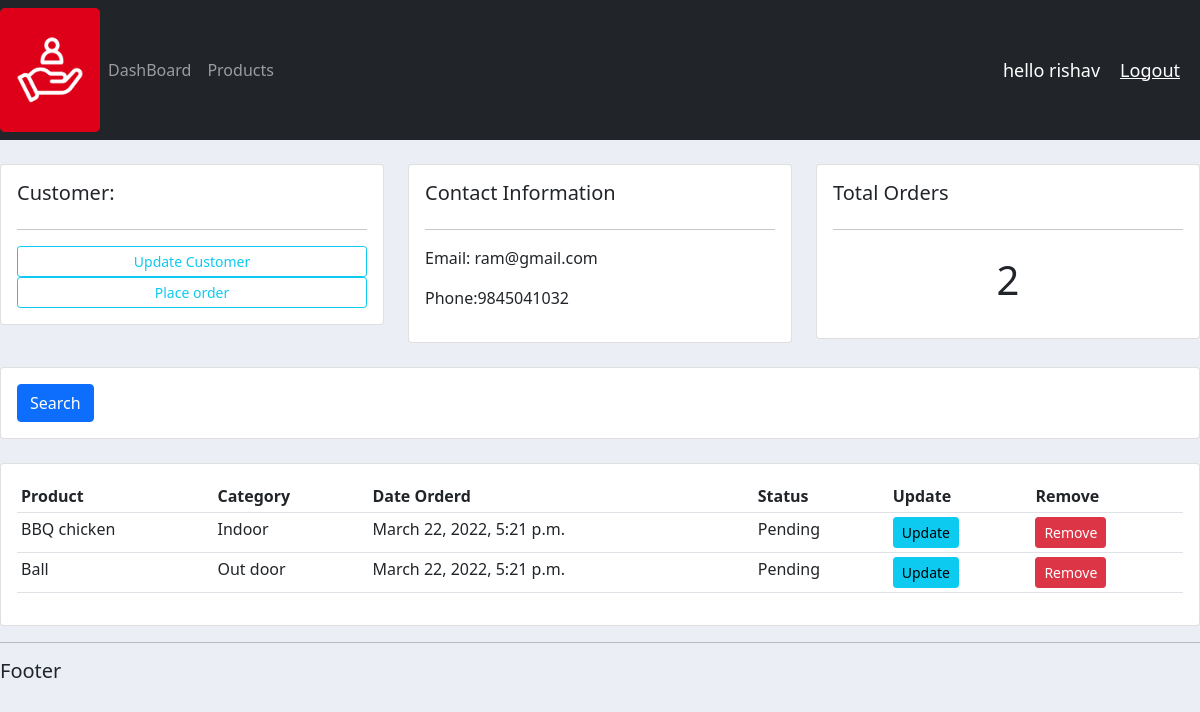
Screenshot of /customer/3 (signed in) with the database file from the repository.
### accounts/models.py (models this page shows, shortened)
class Customer(models.Model):
    name = models.CharField(max_length=200, null=True)
    phone = models.CharField(max_length=11 , null=True)
    email = models.CharField(max_length=200, null=True)
    date_created = models.DateTimeField(auto_now_add=True , null=True)

class Order(models.Model):
    STATUS = (
        ('Pending', 'Pending'),
        ('Out for delivery', 'Out for delivery'),
        ('Delivired', 'Delivired')
    )
    customer = models.ForeignKey(Customer, null=True, on_delete=models.SET_NULL)
    product = models.ForeignKey(Product, null=True, on_delete=models.SET_NULL)
    date_created = models.DateTimeField(auto_now_add=True , null=True)
    status = models.CharField(max_length=200, null=True, choices=STATUS)

class Product(models.Model):
    CATEGORY = (
        ('Indoor', 'Indoor'),
        ('Out door', 'Out door')
    )
    name = models.CharField(max_length=200, null=True)
    price = models.FloatField(null=True)
    category = models.CharField(max_length=200, null=True, choices=CATEGORY)
    description = models.CharField(max_length=200, null=True , blank=True)
    date_created = models.DateTimeField(auto_now_add=True , null=True)
    tags=  models.ManyToManyField(Tag)
    def __str__(self):
        return self.name

### accounts/views.py (the view)
# urls.py: path('customer/<str:pk_test>', views.customer, name='customer'),
@login_required(login_url='login')
def customer(request, pk_test):
    customer = Customer.objects.get(id=pk_test)
    orders = customer.order_set.all()
    order_count = orders.count()
    context = {'customer': customer, 'orders': orders, 'order_count': order_count}
    return render(request, 'accounts/customer.html', context)

### accounts/templates/accounts/customer.html
{% extends 'accounts/main.html' %}
{% block content %}
<br>
<div class="row">
	<div class="col-md">
		<div class="card card-body">
			<h5>Customer:</h5>
			<hr>
			<a class="btn btn-outline-info  btn-sm btn-block" href="">Update Customer</a>
			<a class="btn btn-outline-info  btn-sm btn-block" href="{% url 'create_order' customer.id %}">Place order</a>
		</div>
	</div>
	<div class="col-md">
		<div class="card card-body">
			<h5>Contact Information</h5>
			<hr>
			<p>Email: {{customer.email}} </p>
			<p>Phone:{{customer.phone}} </p>
		</div>
	</div>
	<div class="col-md">
		<div class="card card-body">
			<h5>Total Orders</h5>
			<hr>
			<h1 style ="text-align: center;padding: 10px">{{order_count}}</h1>
		</div>
	</div>
</div>
<br>
<div class="row">
	<div class="col">
		<div class="card card-body">
			<form method="get">
				<button class="btn btn-primary" type="submit">Search</button>
			</form>
		</div>
	</div>
</div>
<br>
<div class="row">
	<div class="col-md">
		<div class="card card-body">
			<table class="table table-sm">
				<tr>
					<th>Product</th>
					<th>Category</th>
					<th>Date Orderd</th>
					<th>Status</th>
					<th>Update</th>
					<th>Remove</th>
				</tr>
				  {% for i in orders %}
				  <tr>
					  <td>{{i.product}}</td>
					  <td>{{i.product.category}}</td>
					  <td>{{i.date_created}}</td>
					  <td>{{i.status}}</td>
					  <td><a class="btn btn-sm btn-info" href="{% url 'update_order' i.id %}">Update</a></td>
					  <td><a class="btn btn-sm btn-danger" href="{% url 'delete_order' i.id %}">Remove</a></td>
				  </tr>
				  {% endfor %}
			</table>
		</div>
	</div>
</div>
{% endblock %}

### accounts/templates/accounts/navbar.html (shortened to what this page needs)
{% load static %}
<nav class="navbar navbar-expand-lg navbar-dark bg-dark">
  <img src="{% static '/images/logo.png' %}" class="logo" width="50px" alt="">
    <div class="collapse navbar-collapse" id="navbarNav">
      <ul class="navbar-nav">
        <li class="nav-item active">
          <a class="nav-link" href="{% url 'home' %}">DashBoard</a>
        </li>
        <li class="nav-item">
          <a class="nav-link" href="{% url 'product' %}">Products</a>
        </li>
      </ul>
    </div>
    <span class="msg">hello {{request.user}}</span>
    <span><a  class="msg" href="{% url 'logout' %}">Logout</a></span>
  </nav>

### static/css/main.css (style rules this page uses)
body { background-color: #ebeff5; }
.logo { width: 100px; }

### accounts/templates/accounts/navbar.html (style rules this page uses)
.msg { font-size: 18px; color: #fff; margin-right: 20px; }

### rows the page displays
Customer: email "ram@gmail.com", phone "9845041032"
Order: product "BBQ chicken", product.category "Indoor", date_created "March 22, 2022, 5:21 p.m.", status "Pending"
Order: product "Ball", product.category "Out door", date_created "March 22, 2022, 5:21 p.m.", status "Pending"

### other values shown
{{ request.user }} "rishav"
{{ order_count }} "2"
